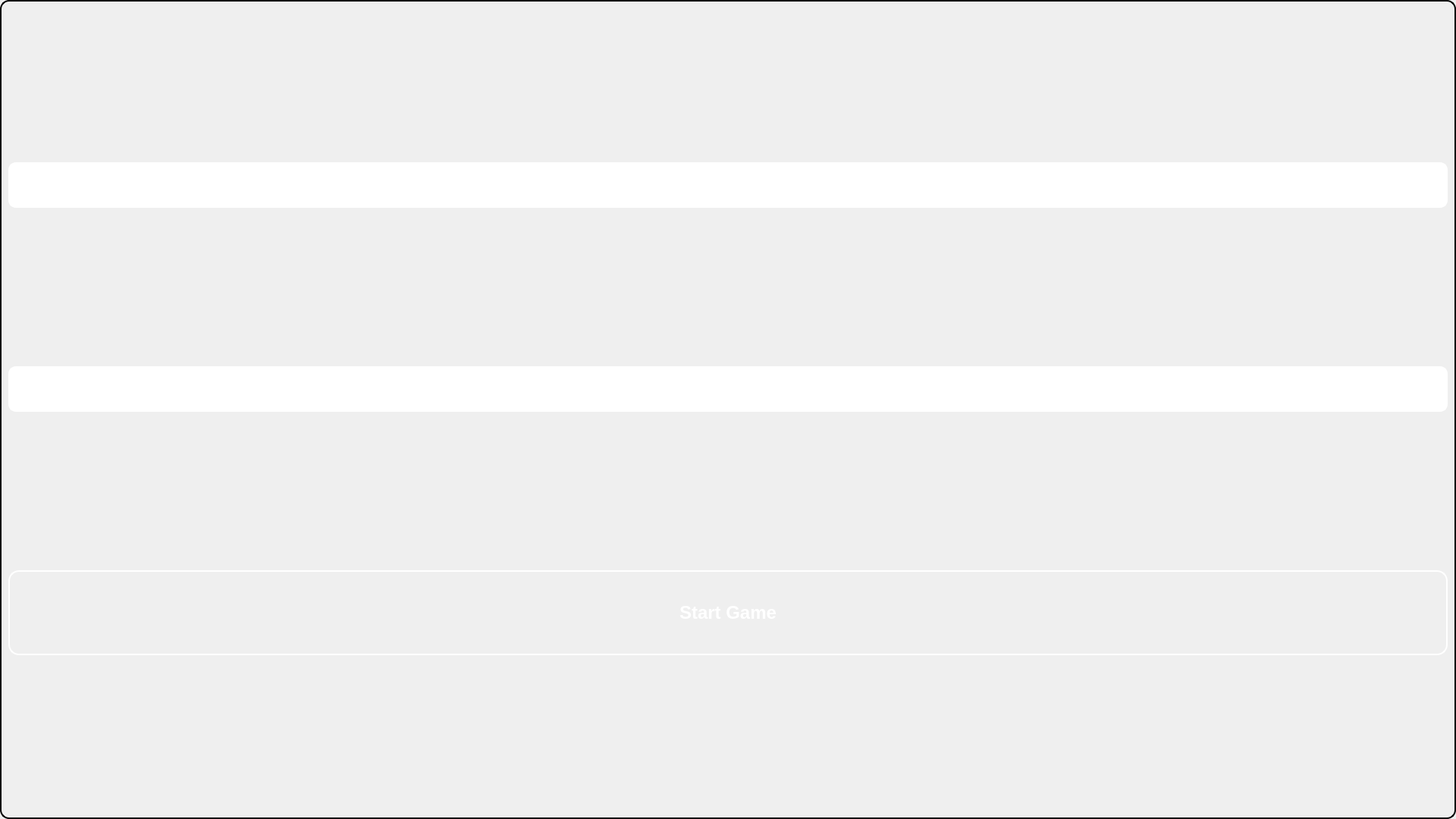
<?xml version="1.0" encoding="UTF-8"?>
<ui version="4.0">
 <class>PlayerDialog</class>
 <widget class="QDialog" name="PlayerDialog">
  <property name="geometry">
   <rect>
    <x>0</x>
    <y>0</y>
    <width>1920</width>
    <height>1080</height>
   </rect>
  </property>
  <property name="windowTitle">
   <string>Enter Player Names</string>
  </property>
  <property name="styleSheet">
   <string notr="true">
QDialog {
    /* Diagonal gradient: red (top-left) -&gt; blue (bottom-right) */
    background: qlineargradient(
        x1: 0, y1: 0,
        x2: 1, y2: 1,
        stop: 0 #D92B04, /* Strong red */
        stop: 1 #1948CE  /* Deep blue */
    );

    /* Solid black border for contrast against bright gradient */
    border: 2px solid #000000;
    border-radius: 12px;        /* Slightly more rounded corners */

    /* Text styling */
    color: #FFFFFF;             /* White text for strong contrast */
    font-family: Ubuntu;
    font-size: 26px;            /* Larger, more readable font size */
    font-weight: bold;          /* Makes text stand out */

    /* Button sizing for 1920×1080 screens */
    min-width: 320px;
    min-height: 110px;
    padding: 12px 24px;         /* Extra padding for a spacious feel */

    /* Shadow effect to add depth */
    box-shadow: 4px 4px 10px rgba(0, 0, 0, 0.6);
}
</string>
  </property>
  <layout class="QVBoxLayout" name="verticalLayout">
   <item>
    <widget class="QLineEdit" name="Player1LineEdit">
     <property name="styleSheet">
      <string notr="true">QLineEdit#Player1LineEdit {
    background: qlineargradient(
        x1: 0, y1: 0,
        x2: 1, y2: 1,
        stop: 0 #1948CE,
        stop: 1 #2F6AF3
    );

    border: 2px solid #FFFFFF;
    border-radius: 10px;

    color: #FFFFFF;
    font-family: Ubuntu;
    font-size: 22px;
    font-weight: bold;
    padding: 8px 12px;
    min-height: 40px;

    box-shadow: inset 2px 2px 6px rgba(0, 0, 0, 0.5);
}

QLineEdit#Player1LineEdit:focus {
    border: 2px solid #FFFFFF;
    box-shadow: 0 0 10px rgba(255, 255, 255, 0.6);
}
</string>
     </property>
     <property name="text">
      <string/>
     </property>
     <property name="placeholderText">
      <string>Player 1 Name</string>
     </property>
    </widget>
   </item>
   <item>
    <widget class="QLineEdit" name="Player2LineEdit">
     <property name="enabled">
      <bool>true</bool>
     </property>
     <property name="styleSheet">
      <string notr="true">QLineEdit#Player2LineEdit {
    background: qlineargradient(
        x1: 0, y1: 0,
        x2: 1, y2: 1,
        stop: 0 #D92B04,
        stop: 1 #FC5C2A
    );

    border: 2px solid #FFFFFF;
    border-radius: 10px;

    color: #FFFFFF;
    font-family: Ubuntu;
    font-size: 22px;
    font-weight: bold;
    padding: 8px 12px;
    min-height: 40px;

    box-shadow: inset 2px 2px 6px rgba(0, 0, 0, 0.5);
}

QLineEdit#Player2LineEdit:focus {
    border: 2px solid #FFFFFF;
    box-shadow: 0 0 10px rgba(255, 255, 255, 0.6);
}
</string>
     </property>
     <property name="placeholderText">
      <string>Player 2 Name</string>
     </property>
    </widget>
   </item>
   <item>
    <widget class="QPushButton" name="StartButtonFinal">
     <property name="styleSheet">
      <string notr="true">QPushButton {
    background: qlineargradient(
        x1: 0, y1: 0, x2: 1, y2: 1,
        stop: 0 #D92B04,
        stop: 1 #1948CE
    );

    color: #FFFFFF;
    border: 2px solid #FFFFFF;
    border-radius: 14px;

    font-family: Ubuntu;
    font-size: 24px;
    font-weight: bold;
    padding: 14px 28px;

    min-width: 320px;
    min-height: 80px;

    box-shadow: 0 6px 15px rgba(0, 0, 0, 0.6);
    transition: all 0.3s ease;
}

QPushButton:hover {
    background: qlineargradient(
        x1: 0, y1: 0, x2: 1, y2: 1,
        stop: 0 #FC5C2A,
        stop: 1 #2F6AF3
    );

    border: 2px solid #FFFFFF;
    box-shadow: 0 0 18px rgba(255, 255, 255, 0.7);
}

QPushButton:pressed {
    background: qlineargradient(
        x1: 0, y1: 0, x2: 1, y2: 1,
        stop: 0 #A32000,
        stop: 1 #0F37A5
    );

    box-shadow: inset 4px 4px 8px rgba(0, 0, 0, 0.6);
    transform: scale(0.98);
}
</string>
     </property>
     <property name="text">
      <string>Start Game</string>
     </property>
    </widget>
   </item>
  </layout>
 </widget>
 <resources/>
 <connections/>
</ui>
